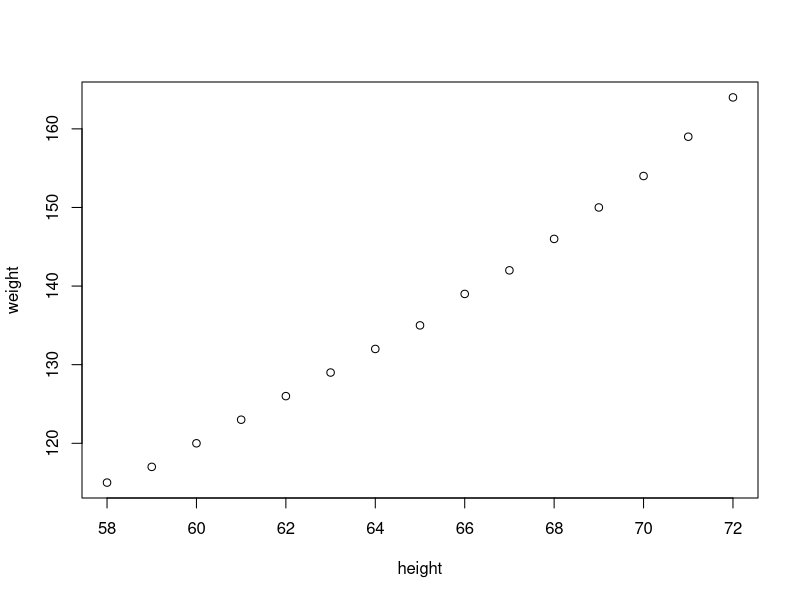
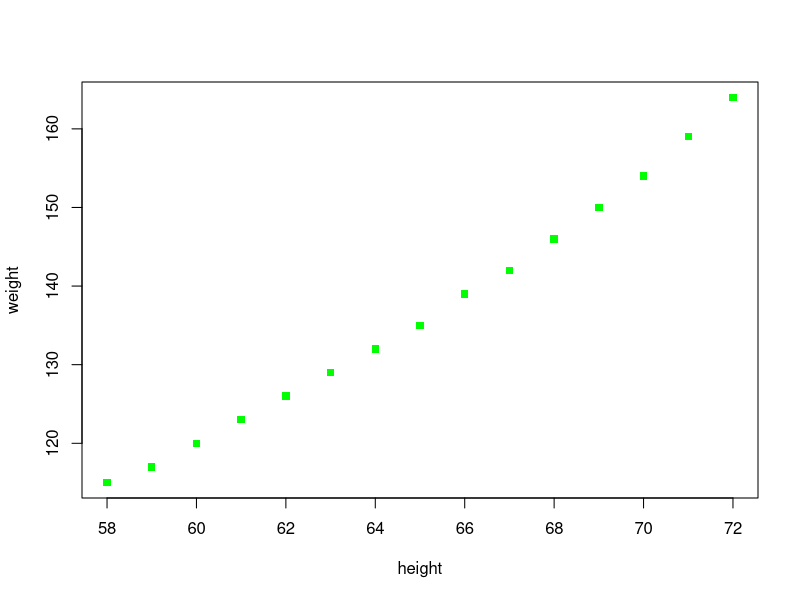
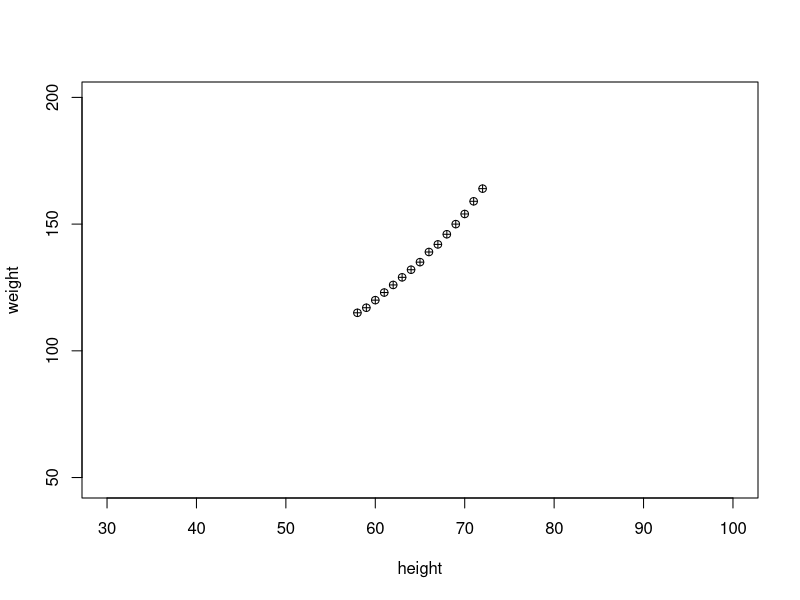
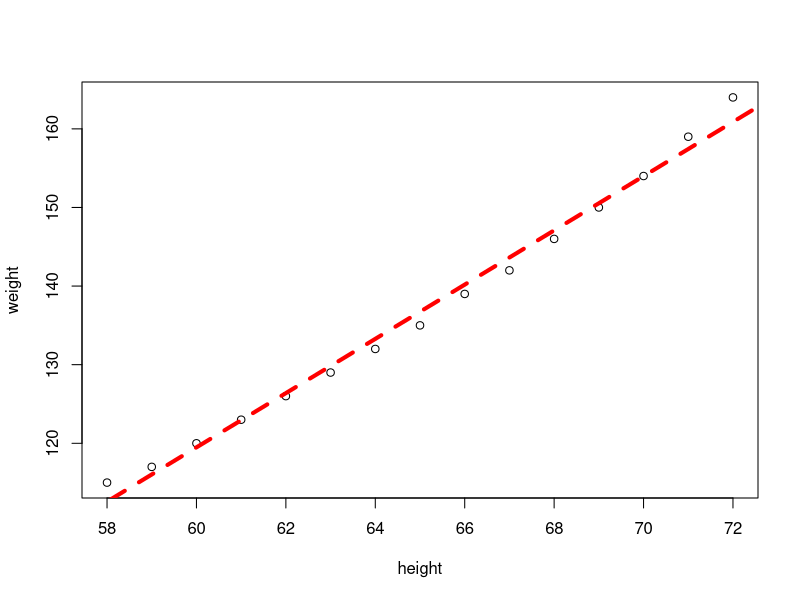
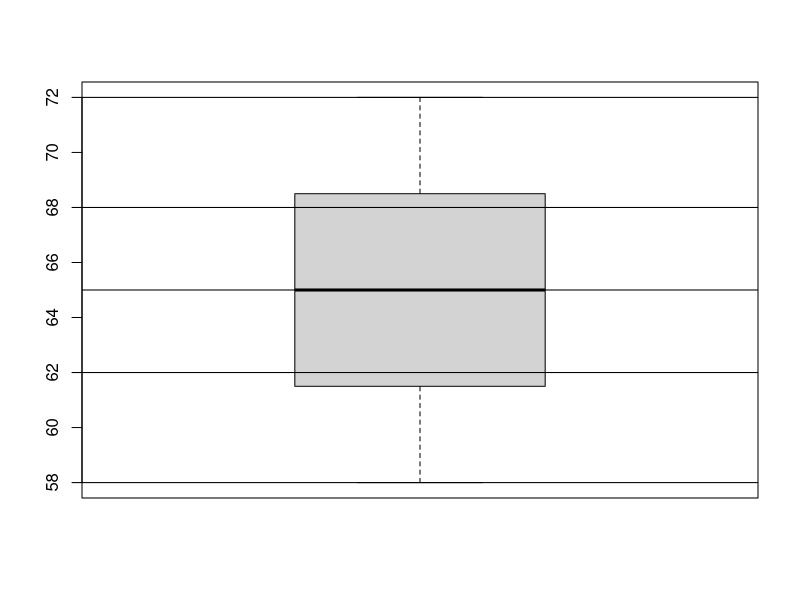
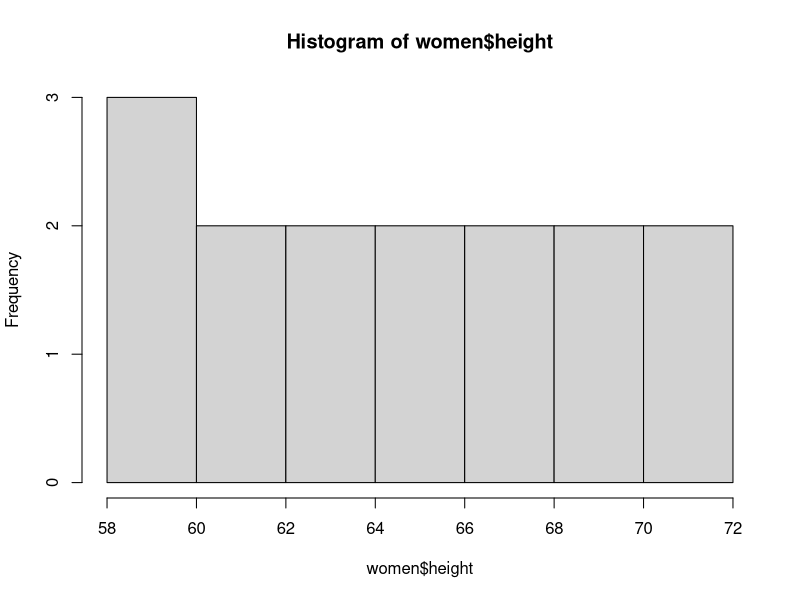
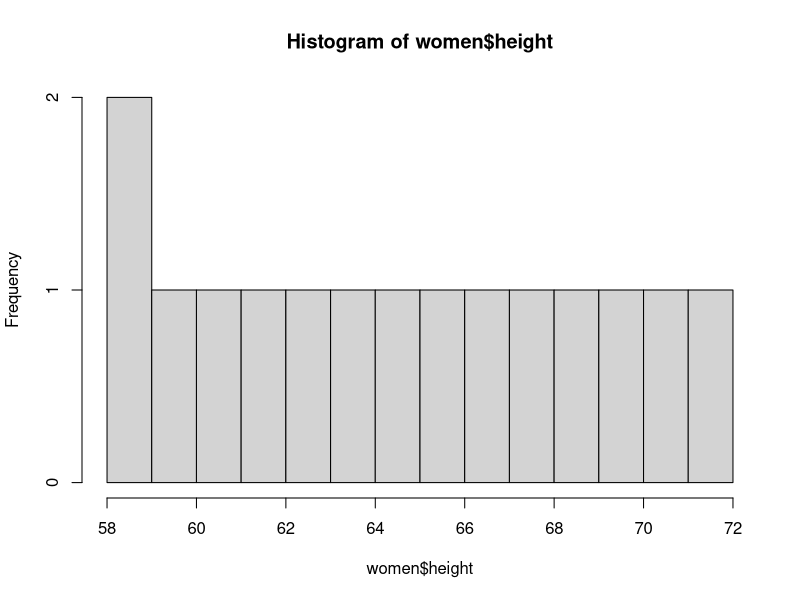
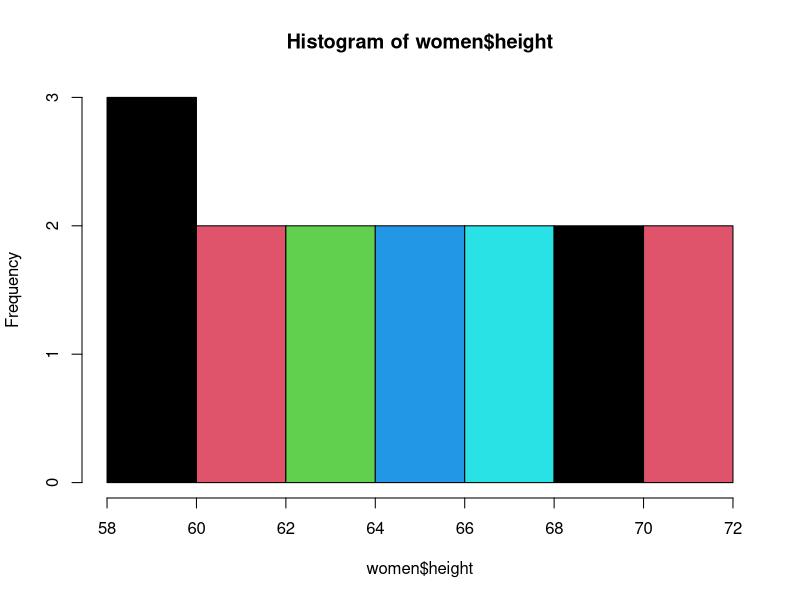

R code for these plots, in order: (Note: this script raises an error after producing the figures.)
# combined plots

#plot, histogram, pie, boxplot, linechart, correlation plot

women
plot(women)
?plot
plot(women, type='p', pch=15,lty=2 ,col='green')
plot(women, xlim=c(30,100),ylim=c(min(women$height)-10,200),pch=10)

#file for code 1-e graphs-basic.R
#linear regression 
plot(women)
abline(lm(women$weight ~ women$height), col='red', lty=2, lwd=4)

#boxplot
boxplot(women$height)
abline(h=c(58, 62,65,68,72))
quantile(women$height)

#histogram
hist(women$height)
hist(women$height, breaks=10)
hist(women$height, breaks=5, col=1:5)

#histogram2
(x = rnorm(100,50,10))
hist(x)

hist(x, freq=F, col=1:5) #y axis will change based on whether we give T or F fr frequency
lines(density(x))

#density plot : shape of data
plot(density(x), col='red')

#pie
gender
table(gender)
pie(table(gender))
x = c(10,20,40,50)
pie(x)  #not recommended for calculating percentage share of each
labels2 = paste(xlabels, round(x/sum(x),2)*100,sep='-')
xlabels = c('A','B','C','D')
pie(x, labels=labels2)
x
#barplot
barplot(x,col=1:4)
barplot(x,col=1:4, horiz = T)

#correlation plot
pairs(women)
cor(women$height,women$weight)

head(mtcars)
?mtcars

cor(mtcars)
names(mtcars)
pairs(mtcars)
pairs(mtcars[1:4])
options(digits=4)







